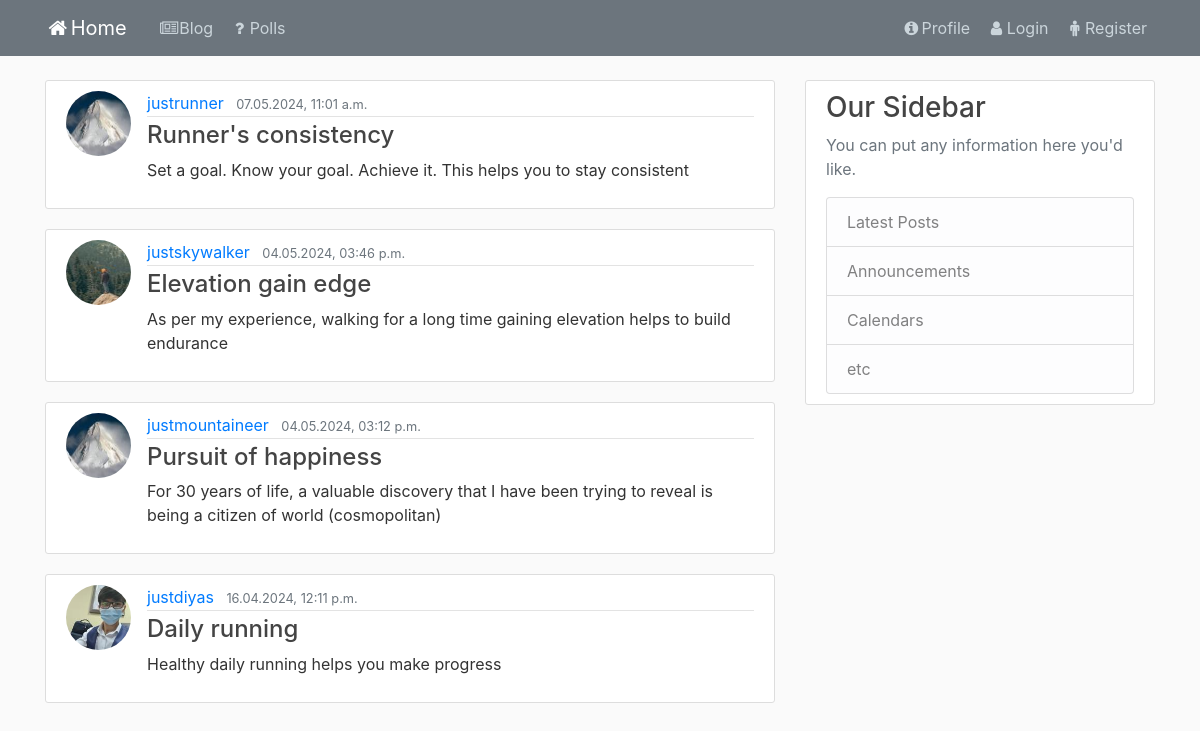
Page /home/blog/ on the earlier database version.
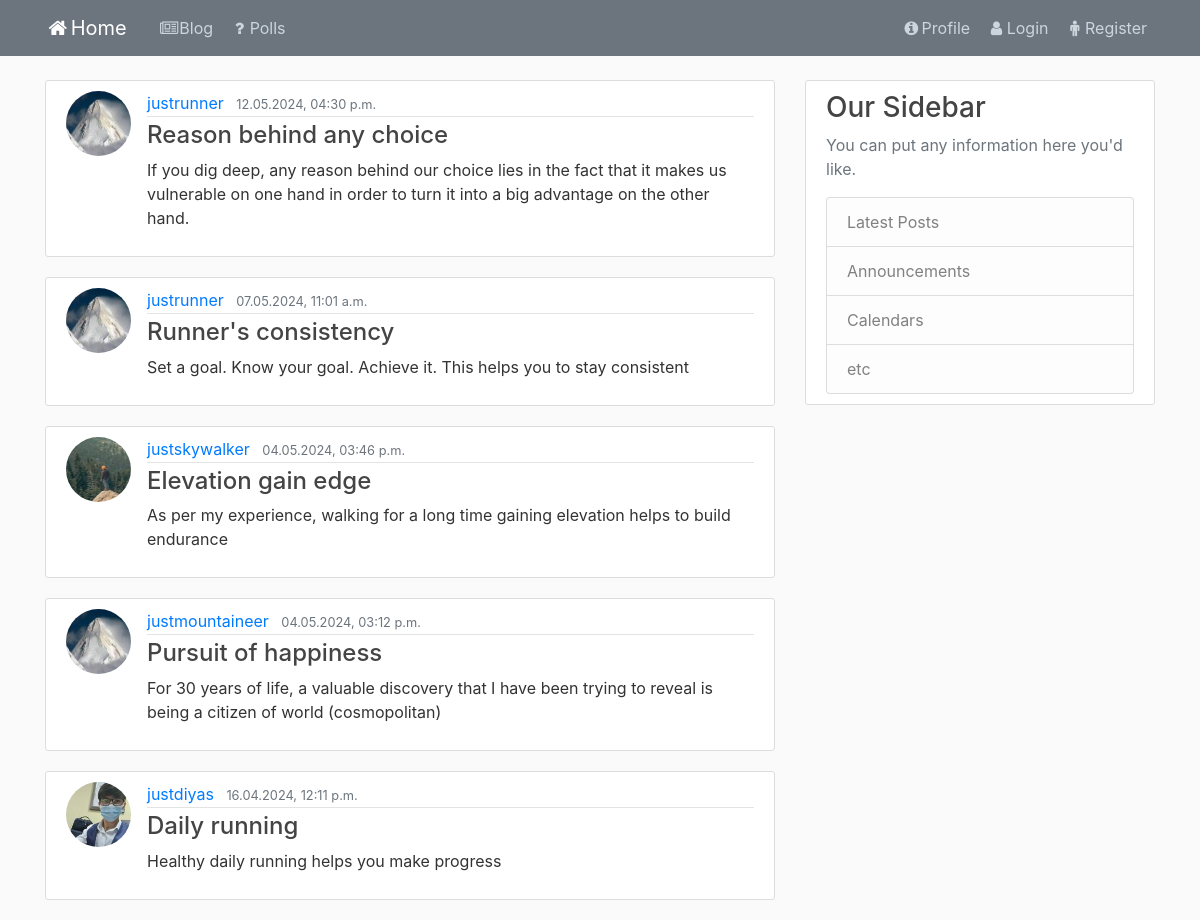
Same page on the later database version.
### blog/models.py (models this page shows, shortened)
class Post(models.Model):
    title = models.CharField(max_length=100)
    author = models.ForeignKey(User, on_delete=models.CASCADE)
    content = models.TextField()
    publication_date = models.DateTimeField(default=timezone.now)

### user/models.py (models this page shows, shortened)
class Profile(models.Model):
    user = models.OneToOneField(User, on_delete=models.CASCADE)
    image = models.ImageField(default='default.jpg', upload_to='profile_pics')

### blog/views.py (the view)
# urls.py: path('blog/', views.PostListView.as_view(), name='blog-main'),
class PostListView(generic.ListView):
    template_name = 'blog/blog.html'
    queryset = Post.objects.all()
    ordering = ['-publication_date']
    paginate_by = 5

### blog/templates/blog/blog.html (shortened to what this page needs)
{% extends 'blog/base_blog.html' %}
{% block content %}
    {% for post in post_list %}
        <article class="media content-section">
            <img class="rounded-circle article-img" src="{{ post.author.profile.image.url }}">
            <div class="media-body">
                <div class="article-metadata">
                    <a class="mr-2" href="#">{{ post.author }}</a>
                    <small class="text-muted">{{ post.publication_date|date:'d.m.Y, h:i a' }}</small>
                </div>
                <h4><a class="article-title" href="{% url 'blog:post-detail' post.pk %}">{{ post.title }}</a></h4>
                <p class="article-content"> {{ post.content }}</p>
            </div>
        </article>
    {% endfor %}
{% endblock content %}

### blog/templates/blog/base_blog.html (shortened to what this page needs)
{% load static %}
<!DOCTYPE html>
<html lang="en-US">
<head>
    <link rel="stylesheet" href="https://maxcdn.bootstrapcdn.com/bootstrap/4.0.0/css/bootstrap.min.css">
    <link rel="stylesheet" href="https://cdnjs.cloudflare.com/ajax/libs/font-awesome/4.7.0/css/font-awesome.min.css">
    <link rel="stylesheet" type="text/css" href="{% static 'blog/base.css' %}"/>
</head>
<body>
    <header class="site-header">
      <nav class="navbar navbar-expand-md navbar-dark bg-secondary fixed-top">
        <div class="container">
          <a class="navbar-brand mr-4" href="{% url 'blog:blog-home' %}"><i class="fa fa-fw fa-home"></i>Home</a>
          <div class="collapse navbar-collapse" id="navbarToggle">
            <div class="navbar-nav mr-auto">
              <a class="nav-item nav-link" href="{% url 'blog:blog-main' %}"><i class="fa fa-fw fa-newspaper-o"></i>Blog</a>
              <a class="nav-item nav-link" href="{% url 'polls:polls-index' %}"><i class="fa fa-fw fa-question"></i>Polls</a>
            </div>
            <div class="navbar-nav">
                <a class="nav-item nav-link" href="{% url 'user:user-profile' %}"><i class="fa fa-fw fa-info-circle"></i>Profile</a>
              {% if user.is_authenticated %}
                <a class="nav-item nav-link" href="{% url 'blog:post-create' %}"><i class="fa fa-fw fa-book"></i>New Post</a>
                <a class="nav-item nav-link" href="{% url 'polls:polls-create' %}"><i class="fa fa-fw fa-pencil"></i>New Polls</a>
                <a class="nav-item nav-link" href="{% url 'user:user-logout' %}"><i class="fa fa-fw fa-sign-out"></i>Logout</a>
              {% else %}
                <a class="nav-item nav-link" href="{% url 'user:user-login' %}"><i class="fa fa-fw fa-user"></i>Login</a>
                <a class="nav-item nav-link" href="{% url 'user:user-register' %}"><i class="fa fa-fw fa-male"></i>Register</a>
              {% endif %}
            </div>
          </div>
        </div>
      </nav>
    </header>
    <main role="main" class="container">
      <div class="row">
        <div class="col-md-8">
            {% block content %}{% endblock content %}
        </div>
        <div class="col-md-4">
          <div class="content-section">
            <h3>Our Sidebar</h3>
              <p class='text-muted'>You can put any information here you'd like.</p>
              <ul class="list-group">
                <li class="list-group-item list-group-item-light">Latest Posts</li>
                <li class="list-group-item list-group-item-light">Announcements</li>
                <li class="list-group-item list-group-item-light">Calendars</li>
                <li class="list-group-item list-group-item-light">etc</li>
              </ul>
          </div>
        </div>
      </div>
    </main>
</body>
</html>

### blog/static/blog/base.css (style rules this page uses)
body { background: #fafafa; color: #333333; margin-top: 5rem; }
h1, h2, h3, h4, h5, h6 { color: #444444; }
ul { margin: 0; }
.bg-secondary { background-color: #5f788a; }
.site-header .navbar-nav .nav-link { color: #cbd5db; }
.content-section { background: #ffffff; padding: 10px 20px; border: 1px solid #dddddd; border-radius: 3px; margin-bottom: 20px; }
.article-title { color: #444444; }
.article-content { white-space: pre-line; }
.article-img { height: 65px; width: 65px; margin-right: 16px; }
.article-metadata { padding-bottom: 1px; margin-bottom: 4px; border-bottom: 1px solid #e3e3e3 }

Differences in the rows shown:
added Post: author.profile.image (placeholder picture), author "justrunner", publication_date "12.05.2024, 04:30 p.m.", title "Reason behind any choice", content "If you dig deep, any reason behind our choice lies in the fact that it makes us vulnerable on one hand in order to turn it into a big advantage on the other hand."
